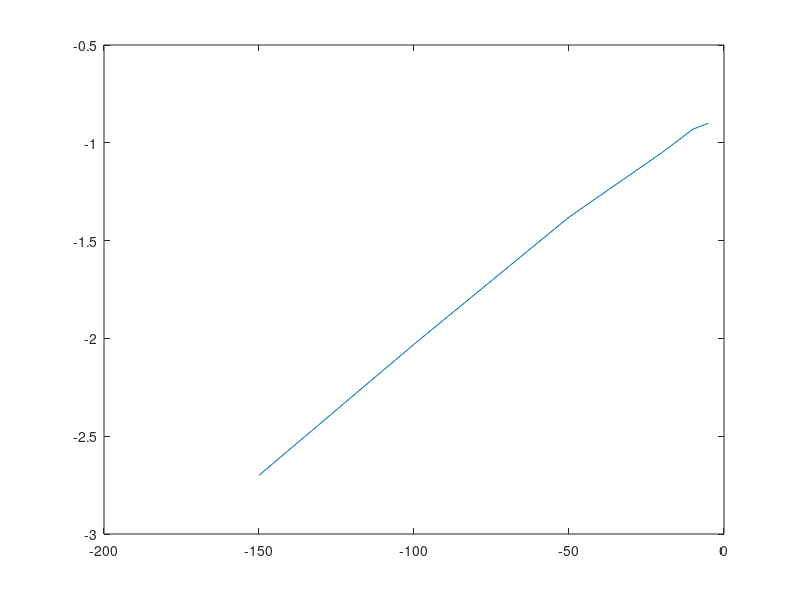
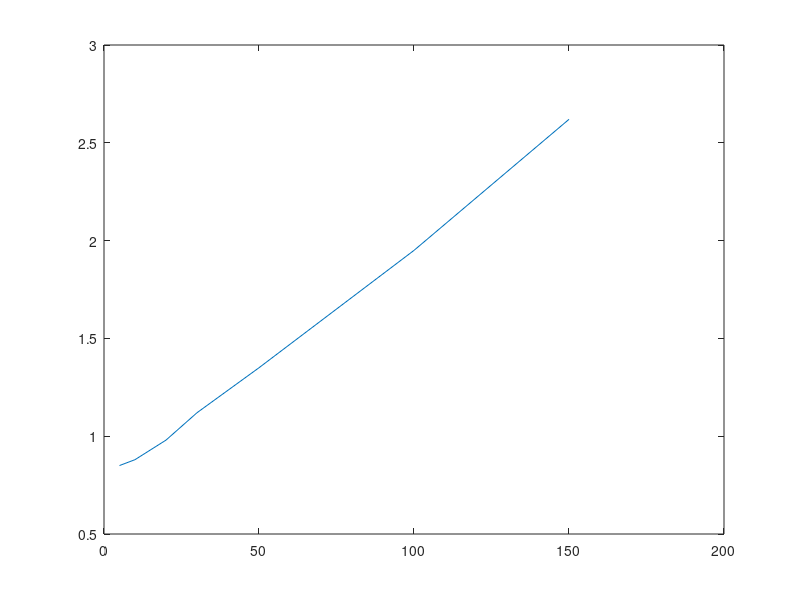

The MATLAB script that drew these images, in order:
negativeX = [-150, -100, -50, -30, -20, -10, -5];
negativeY = [-2.7, -2.03, -1.38, -1.16, -1.05, -0.93, -0.90];
positiveX = [5, 10, 20, 30, 50, 100, 150];
positiveY = [0.85, 0.88, 0.98, 1.12, 1.35, 1.95, 2.62];

plot(negativeX, negativeY)
figure
plot(positiveX, positiveY)
